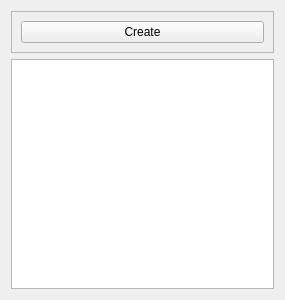
<?xml version="1.0" encoding="UTF-8"?>
<ui version="4.0">
 <class>AlbumListWidget</class>
 <widget class="QWidget" name="AlbumListWidget">
  <property name="geometry">
   <rect>
    <x>0</x>
    <y>0</y>
    <width>285</width>
    <height>300</height>
   </rect>
  </property>
  <property name="windowTitle">
   <string>Form</string>
  </property>
  <layout class="QVBoxLayout" name="verticalLayout">
   <item>
    <widget class="QFrame" name="frame">
     <property name="frameShape">
      <enum>QFrame::StyledPanel</enum>
     </property>
     <property name="frameShadow">
      <enum>QFrame::Raised</enum>
     </property>
     <layout class="QHBoxLayout" name="horizontalLayout">
      <item>
       <widget class="QPushButton" name="createAlbumButton">
        <property name="text">
         <string>Create</string>
        </property>
       </widget>
      </item>
     </layout>
    </widget>
   </item>
   <item>
    <widget class="QListView" name="albumList"/>
   </item>
  </layout>
 </widget>
 <resources/>
 <connections/>
</ui>
